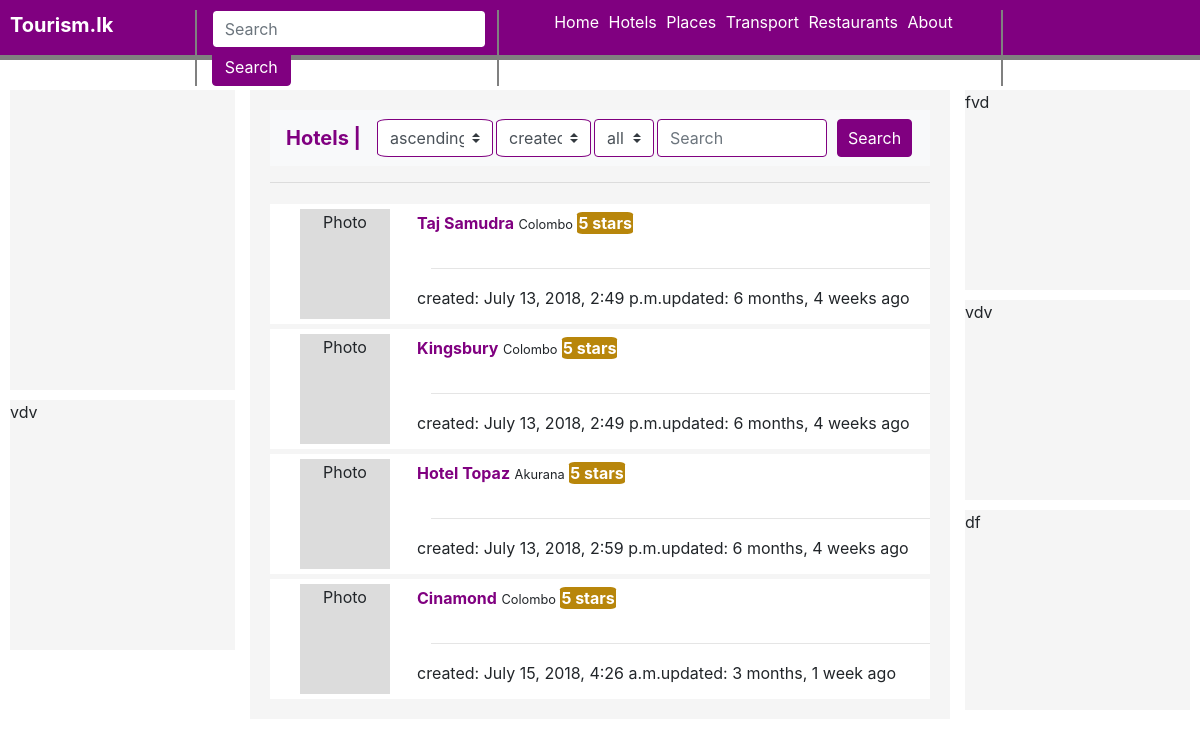
Screenshot of /hotels/ with the database file from the repository.
### hotels/models.py (models this page shows, shortened)
class Hotel(models.Model):
	name			= models.CharField(max_length = 150, validators=[validate_name])
	city			= models.CharField(max_length = 100, validators=[validate_city])
	district		= models.CharField(max_length = 50, validators=[validate_district],null=True, blank=True)
	address			= models.CharField(max_length = 200,null=True, blank=True)
	star			= models.IntegerField(validators=[validate_star])
	price			= models.IntegerField(validators=[validate_price])
	phone_number	= models.IntegerField(validators=[validate_phone],null=True, blank=True)
	discription		= models.TextField(null=True, blank=True)
	slug 			= models.SlugField(null = True, blank = True)
	timestamp 		= models.DateTimeField(auto_now_add = True)
	updated			= models.DateTimeField(auto_now = True)

### hotels/views.py (the view, shortened to what this page needs)
def hotel_view(request):
	template_name = 'hotels/hotel_list.html'
	object_list = Hotel.objects.all()
	form = HotelSearch(request.POST or None)
	context = {
	'object_list':object_list,
	'form':form,
	}
	return render(request, template_name, context)

### hotels/forms.py
class HotelSearch(forms.Form):
	filter_by 			= 	forms.ChoiceField(label='',choices=(("all", ("all")),
                                        ("location", ("location")),
                                        ("name", ("name")),
                                        ("star", ("star"))))
	search 				= 	forms.CharField(label='',required=True)
	sort_by 			= 	forms.ChoiceField(label='',choices=(
                                        ("timestamp", ("created")),
                                        ("updated", ("updated")),
                                        ("name", ("name")),
                                        ("district", ("district"))))
	order 			= 	forms.ChoiceField(label='',choices=(("ascending", ("ascending")),
                                        ("descending", ("descending"))))

### hotels/templates/hotels/hotel_list.html (shortened to what this page needs)
{% extends 'base.html' %}
{% block content %}
<div style="background: #F5F5F5;width: 700px;padding: 20px;min-height: 600px;margin-top: 30px">
	{% include 'hotels/nav.html' %}
	<hr>
	{% if object_list %}
		<div style="overflow-x:scroll; height:500px;">
		{% for i in object_list %}
		<div class="row" style="background: white;width: 550;height: 120px;margin-top: 5px;padding: 5px">
			<div  class="col-3" >
				<div style="height: 110px;width: 90px;background: #DCDCDC;padding: 1px" align="center">
				Photo
				</div>
			</div>
			<div class="col-9" style="padding: 1px">
				<div class="row" style="padding: 1px">
					<p>
				 <b><a href="/hotels/{{i.slug}}" style="color: purple">{{i.name}}</a></b>  <small> {{i.city}}</small>   <b style="background:#B8860B;color: white;padding: 1px;border-radius: 10%"> {{i.star}} stars</b>
				 	</p>
				</div><hr>
				<div class="row" style="padding: 1px">
					   <p>created: {{i.timestamp}}</p>
					   <p>updated: {{i.updated | timesince}} ago</p>
				</div>
			</div>
		</div>
		{% endfor %}
		</div>
	{% else %}
		<small>Not Found</small>
	{% endif %}
</div>
{% endblock %}

### templates/base.html (shortened to what this page needs)
<!DOCTYPE html>
<html>
<head>
	{% include 'snippits/css.html' %}
</head>
<body>
	{% include 'snippits/nav.html' %}
	<div class="container-fluid">
  <div class="row">
    <div class="col-sm" style="width:300px;height: 600px;margin-top: 30px;margin-left: 10px">
      <div class="row" style="background: #F5F5F5;height: 300px">
      </div>
      <div class="row" style="background: #F5F5F5;margin-top: 10px;height: 250px">vdv</div>
    </div>
    <div class="col-sm" align="center">
      {% block content %}
	    {% endblock %}
    </div>
    <div class="col-sm" style="width: 300px;height: 600px;margin-top: 30px;margin-right: 10px">
      <div class="row" style="background: #F5F5F5;height: 200px"> fvd</div>
      <div class="row" style="background: #F5F5F5;margin-top: 10px;height: 200px">vdv</div>
      <div class="row" style="background: #F5F5F5;margin-top: 10px;height: 200px">df</div>
    </div>
  </div>
</div>
</body>
</html>

### templates/snippits/css.html (shortened to what this page needs)
<link rel="stylesheet" href="https://stackpath.bootstrapcdn.com/bootstrap/4.1.1/css/bootstrap.min.css">

### templates/snippits/nav.html
<div class="row" style="background: purple;vertical-align: center;height: 60px;padding: 10px;border-bottom:5px solid gray">
    <div class="col-2" style="color:white;font-size: 20px;border-right: 2px solid gray ">
      <b>Tourism.lk</b>
    </div>
    <div class="col-3 " style="border-right: 2px solid gray ">
      <form class="form-inline my-2 my-lg-0">
	      <input class="form-control mr-sm-2" type="search" placeholder="Search" aria-label="Search" style="border-color: purple">
	      <button class="btn btn-outline-success my-2 my-sm-0" type="submit" style="background: purple;color: white;border-color: purple">Search</button>
      </form>
    </div>
    <div class="col-5" style="border-right: 2px solid gray ">
    	<ul>
	    <a href="/home" style="color: white;margin-right: 5px">Home</a>
		<a href="/hotels" style="color: white;margin-right: 5px">Hotels</a>
		<a href="/places" style="color: white;margin-right: 5px">Places</a>
		<a href="/transports" style="color: white;margin-right: 5px">Transport</a>
		<a href="/restaurants" style="color: white;margin-right: 5px">Restaurants</a>
		<a href="/about" style="color: white;margin-right: 5px">About</a>
		</ul>
    </div>
    <div class="col-2" style="border-right: 2px solid gray ">
    </div>
</div>

### hotels/templates/hotels/nav.html (shortened to what this page needs)
<nav class="navbar navbar-expand-lg navbar-light bg-light">
  <b><a class="navbar-brand" href="/hotels" style="color: purple">Hotels |</a></b>
  <div class="collapse navbar-collapse" id="navbarTogglerDemo03">
    <form class="form-inline my-2 my-lg-0" method="POST" style="vertical-align: center"> {% csrf_token %}
      <select class="custom-select" style="border-radius: 10%;border-color: purple;width: 116px;margin-right: 3px" name="order">
          <option selected value="ascending">ascending</option>
      </select>
      <select class="custom-select" style="border-radius: 10%;border-color: purple;width: 95px;margin-right: 3px" name="sort_by">
          <option selected value="timestamp">created</option>
      </select>
      <select class="custom-select" style="border-color: purple;margin-right: 3px;width: 60px;" name="filter_by">
        <option selected value="all">all</option>
      </select>
      <input class="form-control mr-sm-2" type="search" placeholder="Search" aria-label="Search" style="border-color: purple;width: 170px" name="search" required="csrf_token">
      <button class="btn btn-outline-success my-2 my-sm-0" type="submit" style="background: purple;color: white;border-color: purple;margin-left: 2px;padding:6px 10px">Search</button>
      <br>
    </form>
  </div>
</nav>

### rows the page displays
Hotel: name "Taj Samudra", city "Colombo", star "5", timestamp "July 13, 2018, 2:49 p.m.", updated "6 months, 4 weeks"
Hotel: name "Kingsbury", city "Colombo", star "5", timestamp "July 13, 2018, 2:49 p.m.", updated "6 months, 4 weeks"
Hotel: name "Hotel Topaz", city "Akurana", star "5", timestamp "July 13, 2018, 2:59 p.m.", updated "6 months, 4 weeks"
Hotel: name "Cinamond", city "Colombo", star "5", timestamp "July 15, 2018, 4:26 a.m.", updated "3 months, 1 week"
